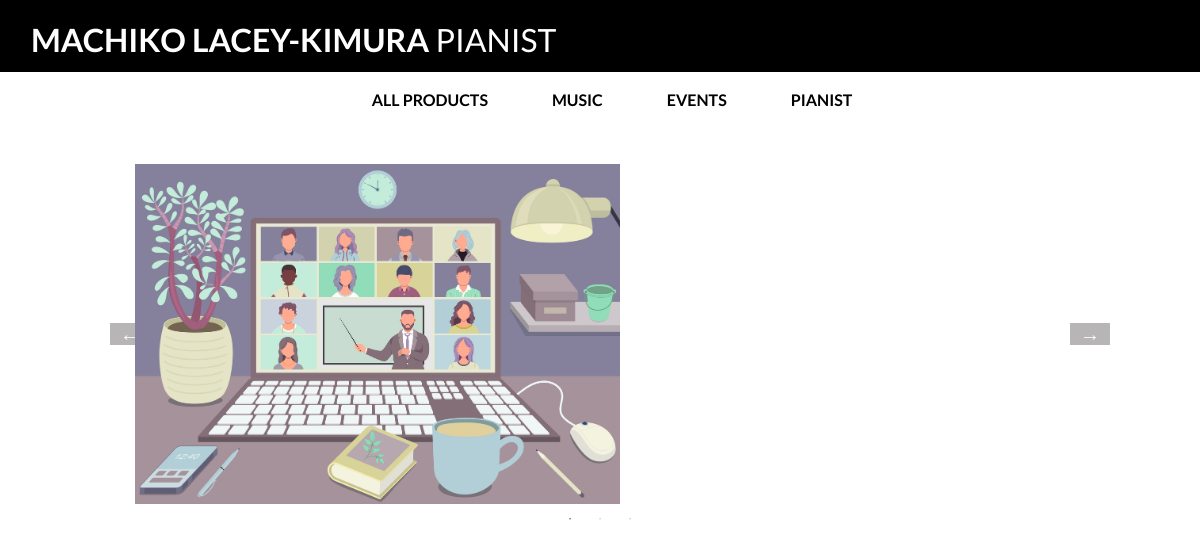
Before: / with the older database file.
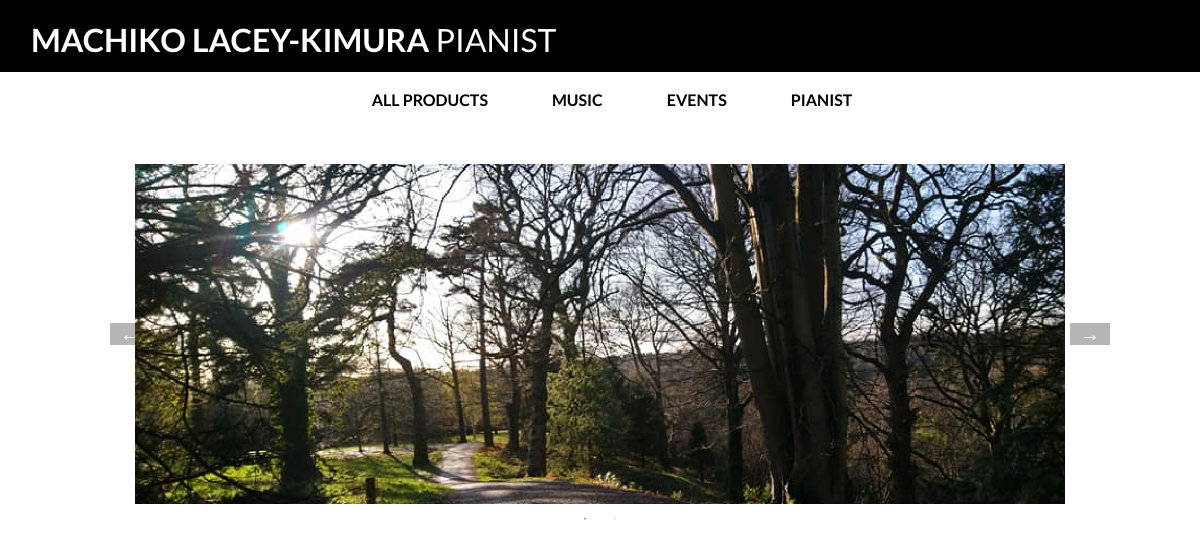
After: the same page with the newer database file.
### home/models.py (models this page shows, shortened)
class Advert(models.Model):
    link_url = models.URLField(max_length=1024, null=True, blank=True)
    banner = models.ImageField(null=True, blank=True)
    name = models.TextField(null=True, blank=True)

### home/views.py (the view)
# urls.py: path('', views.index, name='about')
def index(request):
    adverts = Advert.objects.all()
    context = {
        'adverts': adverts,
    }
    return render(request, 'home/index.html', context)

### bag/contexts.py (called while the page is built, shortened)
def bag_contents(request):
    bag_items = []
    total = 0
    product_count = 0
    bag = request.session.get('bag', {})
    if total < settings.FREE_DELIVERY_THRESHOLD:
        delivery = total * Decimal(settings.STANDARD_DELIVERY_PERCENTAGE / 100)
        free_delivery_delta = settings.FREE_DELIVERY_THRESHOLD - total
    else:
        delivery = 0
        free_delivery_delta = 0
    grand_total = delivery + total
    context = {
        'bag_items': bag_items,
        'total': total,
        'product_count': product_count,
        'delivery': delivery,
        'free_delivery_delta': free_delivery_delta,
        'free_delivery_threshold': settings.FREE_DELIVERY_THRESHOLD,
        'grand_total': grand_total,
    }
    return context

### home/templates/home/index.html (shortened to what this page needs)
{% extends "base.html" %}
{% load static %}
{% block page_header %}
    <div class="container header-container">
    </div>
{% endblock %}
{% block content %}
<div class="container h-100">
<div class="homepage-banner">
        {% for advert in adverts %}
            <div><img src="{{ MEDIA_URL }}{{ advert.banner }}"></div>
        {% endfor %}
</div>
</div>
{% endblock %}

Changed rows visible on the page:
removed Advert: banner (picture)
now on this page (row edited): Advert: banner (picture)
